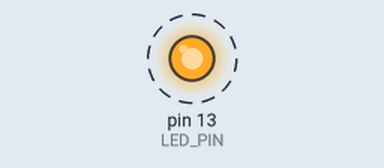
The sketch below on a simulated Arduino Uno, built with avr-gcc and run on an emulated ATmega328P. Shown: output pins drawn as LEDs (lit = HIGH). Dashed ring = blinking. What the sketch prints to the serial monitor is not drawn.

Above: at 0.5 s.
Timing chart, 0 to 3.5 s (numbered marks = the images above):
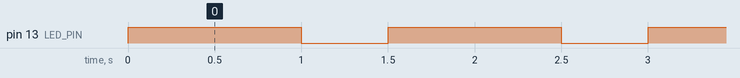

The sketch:

step00.ino
```cpp
#define LED_PIN LED_BUILTIN

void setup() {
  // put your setup code here, to run once:
  Serial.begin(9600);
  pinMode(LED_PIN, OUTPUT);

}

void loop() {
  // put your main code here, to run repeatedly:
  digitalWrite(LED_PIN, HIGH);
  Serial.println("ON");
  delay(1000);
  digitalWrite(LED_PIN, LOW);
  Serial.println("OFF");
  delay(500);
}
```

Measured:
- by itself, pin 13 (LED_PIN): alternates HIGH for 1.0 s and LOW for 0.50 s
